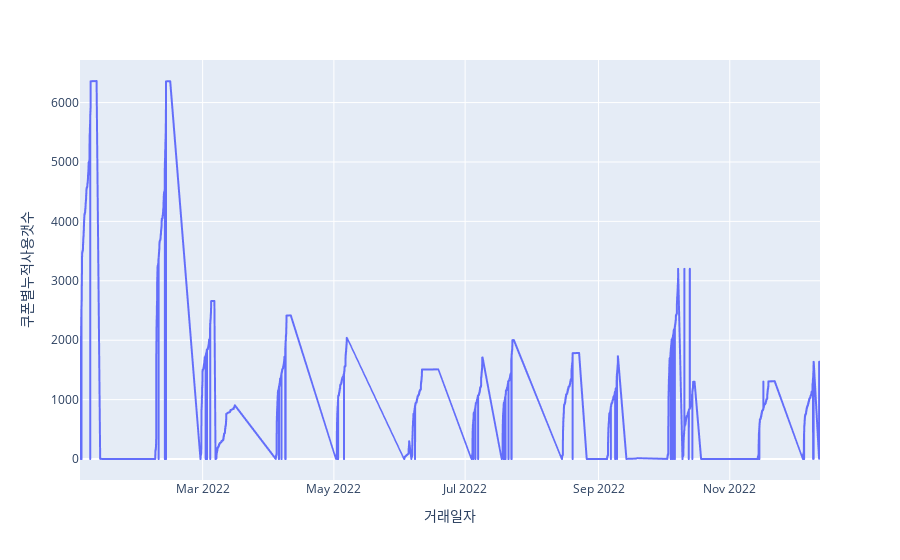

Notebook code for this chart:
### Code cell
prm_df = result_df[(result_df['쿠폰이름'].str.contains('프로모션')) & (result_df['쿠폰누적사용횟수'] >= 2)]
fig = px.line(prm_df, x='거래일자', y='쿠폰별누적사용갯수')
fig.show()

### Figure 1 — Plotly figure (JSON) as saved in the notebook; plotly's stock layout.template omitted (floating-point values rounded to 4 significant figures; data arrays with more than 128 entries replaced by an {"elided": "..."} marker saying what was removed)
{"data": [{"hovertemplate": "거래일자=%{x}<br>쿠폰별누적사용갯수=%{y}<extra></extra>", "legendgroup": "", "line": {"color": "#636efa", "dash": "solid"}, "marker": {"symbol": "circle"}, "mode": "lines", "name": "", "showlegend": false, "type": "scattergl", "x": {"elided": "23180 str values"}, "xaxis": "x", "y": {"elided": "23180 int values"}, "yaxis": "y"}], "layout": {"legend": {"tracegroupgap": 0}, "margin": {"t": 60}, "xaxis": {"anchor": "y", "domain": [0, 1], "title": {"text": "거래일자"}}, "yaxis": {"anchor": "x", "domain": [0, 1], "title": {"text": "쿠폰별누적사용갯수"}}}}
